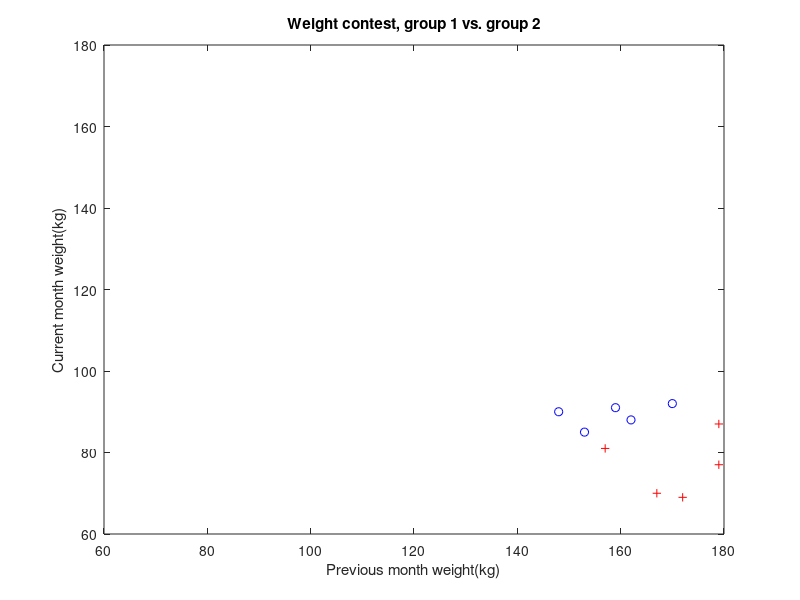
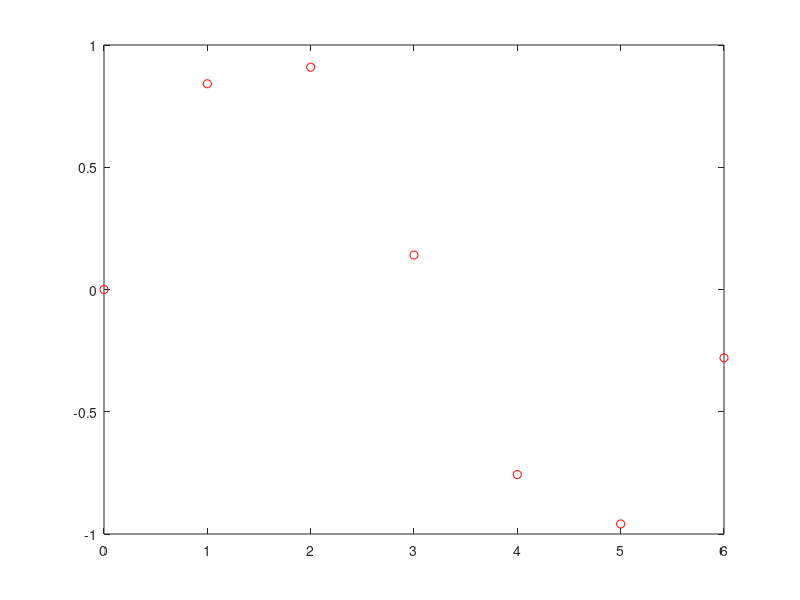
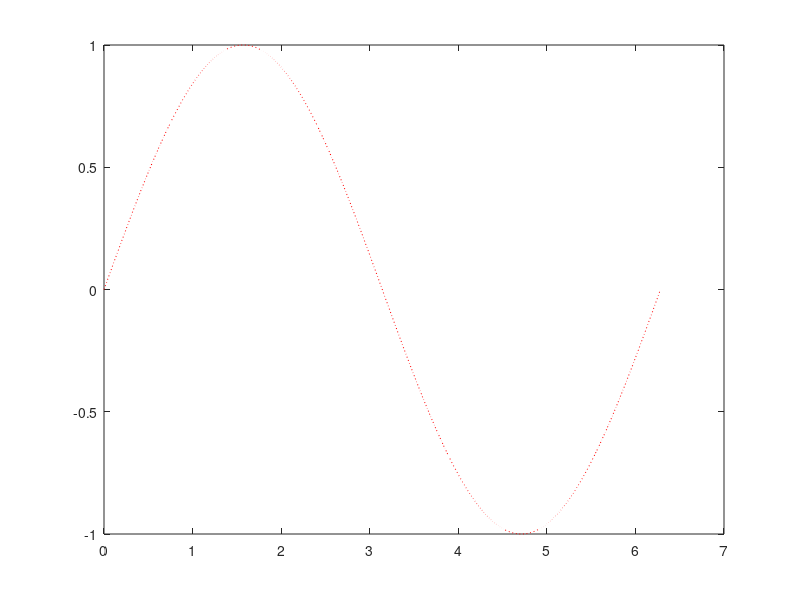
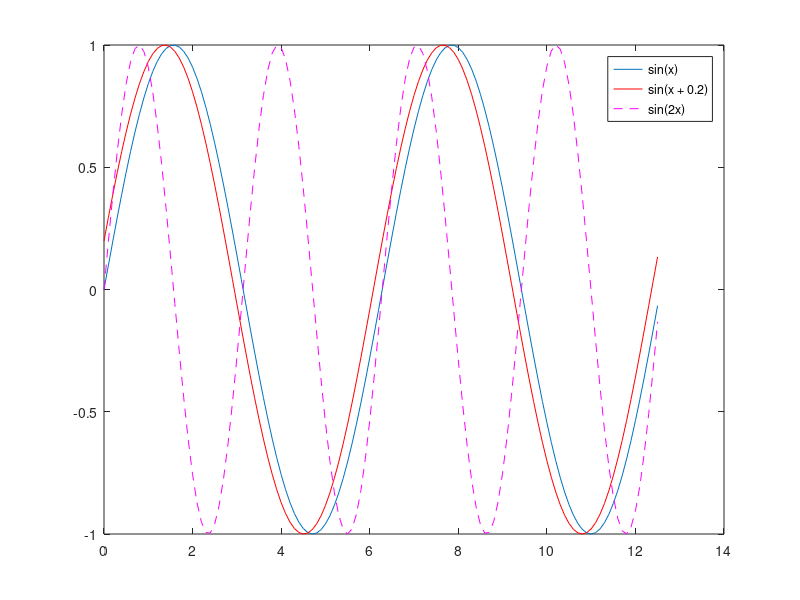

Write the MATLAB code that produced these figures, in order.
close all;
clear all;
clc;

%x = 0 : 0.1 : 2;
%x = x * pi;
%y = sin(x);
%plot(x, y);

%Group #1
w_pre1 = [ 148 153 170 159 162]; %weight in previous month
w_cur1 = [ 90 85 92 91 88 ]; %weight in current month
%Group #2
w_pre2 = [157 172 179 167 179]; %weight in previous month
w_cur2 = [81 69 87 70 77 ]; %weight in current month

%Plotting the previous vs. current week weights of each contestant
%plot(w_pre1(1), w_cur1 (1),'bo', w_pre1(2), w_cur1 (2), 'bo', ...
%w_pre1(3), w_cur1 (3), 'bo', w_pre1(4), w_cur1 (4), 'bo', ...
%w_pre1(5), w_cur1 (5), 'bo', ...
%w_pre2(1), w_cur2 (1),'r*', w_pre2(2), w_cur2 (2), 'r*', ...
%w_pre2(3), w_cur2 (3), 'r*', w_pre2(4), w_cur2 (4), 'r*', ...
%w_pre2(5), w_cur2 (5), 'r*');

figure 
plot(w_pre1, w_cur1, 'bo');
hold on
plot(w_pre2, w_cur2, 'r+');
hold off
xlabel('Previous month weight(kg)');
ylabel('Current month weight(kg)');
title('Weight contest, group 1 vs. group 2');
axis([60, 180, 60, 180]);

figure 
x = 0 : 2 * pi;
y = sin(x);
plot(x, y,'ro');
figure 
x = 0 : 0.01 :2 * pi;
y = sin(x);
plot(x, y, 'r:')

figure 

x = 0 : 0.1 : 4*pi
y_sin1 = sin(x);
y_sin2 = sin(x + 0.2);
y_sin3 = sin(2 * x);
plot(x, y_sin1);
hold on
plot(x, y_sin2, 'r');
plot(x, y_sin3, 'm--');
legend('sin(x)', 'sin(x + 0.2)', 'sin(2x)');
hold off

figure
x = -2 : 0.2 : 2; y = x .* x;
bar(x, y, 'r');
title('Bar plot')

figure 
norm_rand_values = randn(1, 1000);
hist(norm_rand_values, 20);
title('Histogram plot')

figure 


x1 = randn(1, 100);
y1 = randn(1, 100);
scatter(x1, y1, 25, [1 0 0], 'filled');%25=size of each point, [1 0 0]=color
hold on
x2 = rand(1, 100) + 2;
y2 = randn(1, 100);
scatter(x2, y2, 25, [0 1 0] , 'filled');
x3 = rand(1, 100) + 3;
y3 = randn(1, 100) * 2;
scatter(x3, y3, 25, [0 0 1], 'filled');
title('Scatter plot');
hold off

